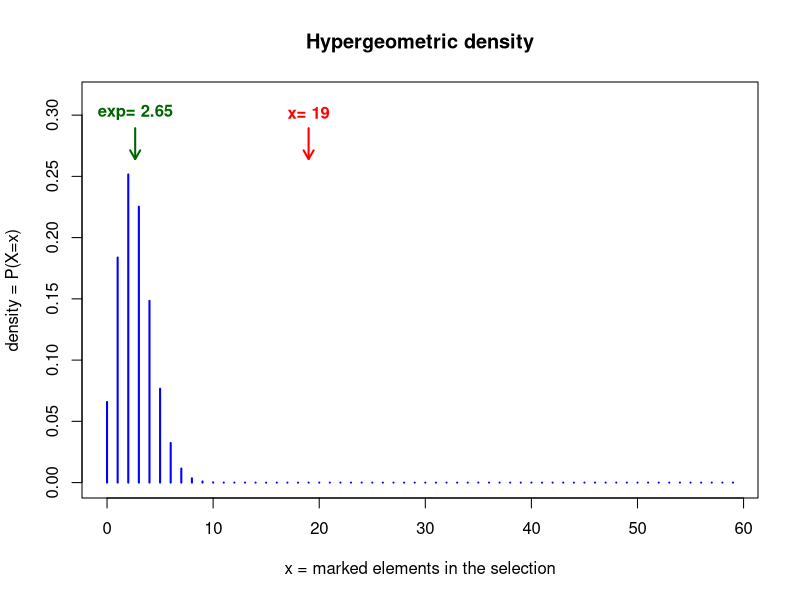
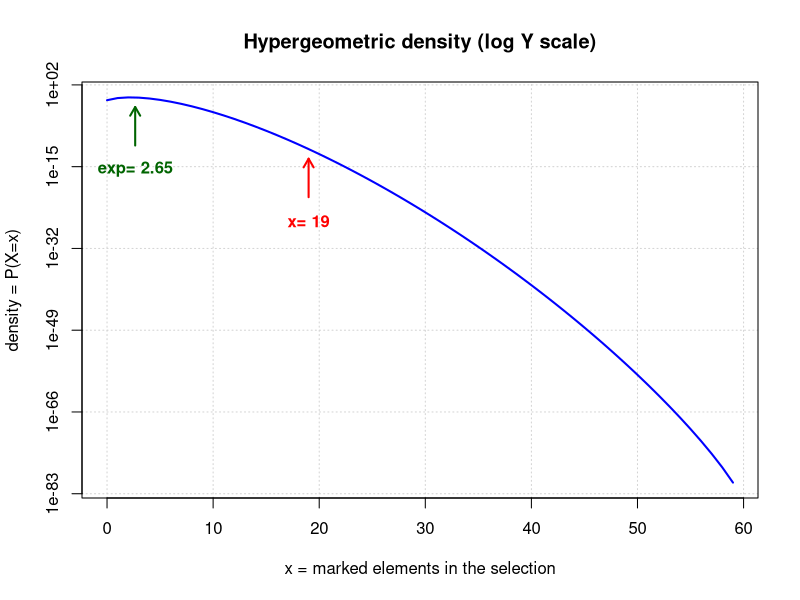
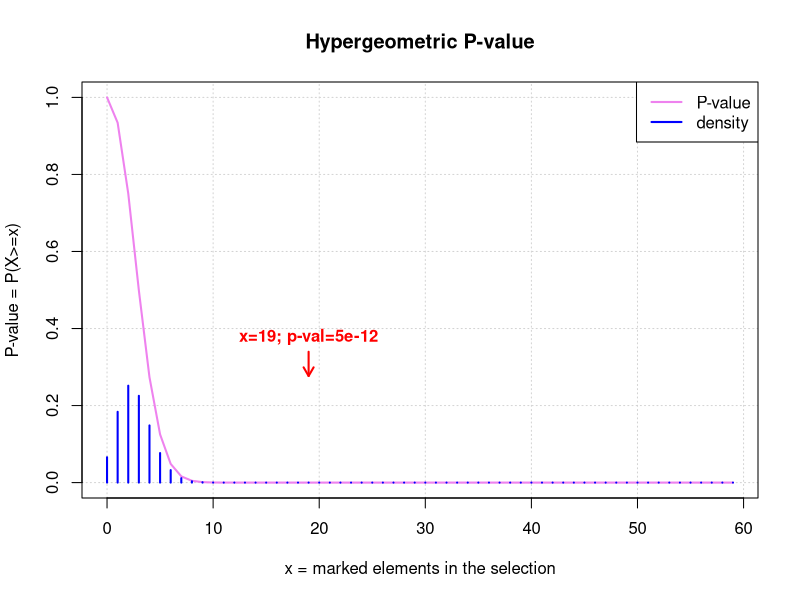
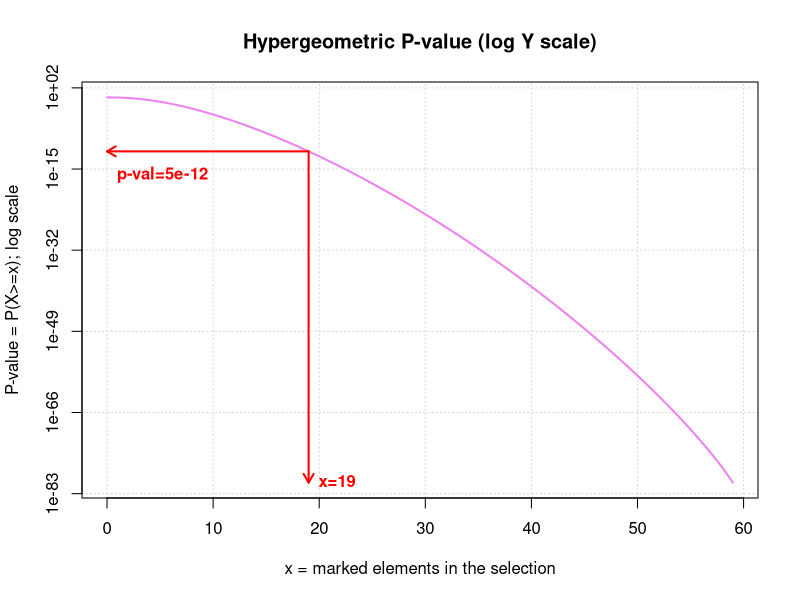

The R source for these figures, in order:

## ------------------------------------------------------------------------
g <- 75 ## Number of submitted genes
k <- 59 ## Size of the selection, i.e. submitted genes with at least one annotation in GO biological processes
m <- 611 ## Number of "marked" elements, i.e. genes associated to this biological process
N <- 13588 ## Total number of genes with some annotation in GOTERM_BP_FAT.  
n <- N - m ## Number of "non-marked" elements, i.e. genes not associated to this biological process
x <- 19 ## Number of "marked" elements in the selection, i.e. genes of the group of interest that are associated to this biological process


## ------------------------------------------------------------------------

## Percent of the gene selection involved in "cell cycle". This
## corresponds to the "%" column returned by DAVID.
(percent.selection <- x / g * 100)

## Percent, among submitted genes with at least one annotation, which
## are involved in "cell cycle".
(percent.selection <- x / k * 100) 

## Percent of the biological process covered by the gene set.
(percent.process <- x / m * 100) 

## Random expectation
(marked.proportion <- m / N)
(exp.x <- k * marked.proportion)

## Fold enrichment, as computed by David
(fold.enrichment <-  (x / k ) / (m / N)) 
    


## ------------------------------------------------------------------------
## Define the range of possible values for x.
## The number of marked elements in the selection can neither be 
## higher than the size of the selection, nor higher than the 
## number of marked elements.
x.range <- 0:min(k,m) 

help(dhyper) ## Always read the documentation of a function before using it. 

## Compute the distribution of density P(X=x)
dens <- dhyper(x=x.range, m=m, n=n, k=k)

## Plot the distributon of hypergeometric densities
plot (x.range, dens, type="h", lwd=2, col="blue", main="Hypergeometric density", xlab="x = marked elements in the selection", ylab="density = P(X=x)", ylim=c(0, max(dens)*1.25))

## Draw an arrow indicating the expected value
arrows(exp.x, max(dens)*1.15, exp.x, max(dens)*1.05, lwd=2, col='darkgreen', angle=30, length=0.1, code=2)
text(exp.x, max(dens)*1.20, labels=paste("exp=", round(exp.x, digits=2)), col="darkgreen", font=2)

## Draw an arrow indicating the observed value
arrows(x, max(dens)*1.15, x, max(dens)*1.05, lwd=2, col='red', angle=30, length=0.1, code=2)
text(x, max(dens)*1.20, labels=paste("x=", x), col="red", font=2)
  


## ------------------------------------------------------------------------

## Plot the p-value distribution with logarithmic axes
plot (x.range, dhyper(x=x.range, m=m, n=n, k=k), type="l", lwd=2, col="blue", main="Hypergeometric density (log Y scale)", xlab="x = marked elements in the selection", ylab="density = P(X=x)", log="y", panel.first=grid())

## Arrow indicating expected value
arrows(exp.x, max(dens)*1e-10, exp.x, max(dens)*1e-2, lwd=2, col='darkgreen', angle=30, length=0.1, code=2)
text(exp.x, max(dens)*1e-15, labels=paste("exp=", round(exp.x, digits=2)), col="darkgreen", font=2)

## Arrow indicating observed value
arrows(x, dens[x+1]*1e-10, x, dens[x+1]*1e-2, lwd=2, col='red', angle=30, length=0.1, code=2)
text(x, dens[x+1]*1e-15, labels=paste("x=", x), col="red", font=2)




## ------------------------------------------------------------------------
print(dhyper(x=k, m=m, n=n, k=k))


## ------------------------------------------------------------------------
p.value <-  phyper(q=x -1, m=m, n=n, k=k, lower.tail=FALSE)


## ------------------------------------------------------------------------
      help(phyper)
    


## ------------------------------------------------------------------------
## Compute the distribution of P-values (for all possible values of x).
p.values <- phyper(q=x.range -1, m=m, n=n, k=k, lower.tail=FALSE)

## Plot the P-value distribution on linear scales
plot(x.range, p.values, type="l", lwd=2, col="violet", main="Hypergeometric P-value", xlab="x = marked elements in the selection", ylab="P-value = P(X>=x)", ylim=c(0, 1), panel.first=grid())

## Arrow indicating observed value
arrows(x, max(dens)*1.35, x, max(dens)*1.1, lwd=2, col='red', angle=30, length=0.1, code=2)
text(x, max(dens)*1.5, labels=paste("x=", x, "; p-val=", signif(digits=1, p.value), sep=""), col="red", font=2)

## We can plot the density below the P-value
lines(x.range, dens, type="h", col="blue", lwd=2)
legend("topright", legend=c("P-value", "density"), lwd=2, col=c("violet", "blue"), bg="white", bty="o")



## ------------------------------------------------------------------------
## Plot the P-value distribution with a logarithmic Y scale

plot(x.range, p.values,  type="l", lwd=2, col="violet", main="Hypergeometric P-value (log Y scale)", xlab="x = marked elements in the selection", ylab="P-value = P(X>=x); log scale", panel.first=grid(), log='y')

## Arrow indicating observed value
arrows(x, p.value, x, min(dens), lwd=2, col='red', angle=30, length=0.1, code=2)
text(x, min(dens), labels=paste("x=", x, sep=""), col="red", font=2, pos=4)

## Arrow indicating the P-value
arrows(x, p.value, 0, p.value, lwd=2, col='red', angle=30, length=0.1, code=2)
text(0, p.value*1e-5, labels=paste("p-val=", signif(digits=2, p.value), sep=""), col="red", font=2, pos=4)




## ------------------------------------------------------------------------

## Prepare a two-dimensional contingency table
contingency.table <- data.frame(matrix(nrow=2, ncol=2))
rownames(contingency.table) <- c("predicted.target", "non.predicted")
colnames(contingency.table) <- c("class.member", "non.member")

## Assign the values one by one to make sure we put them in the right
## place (this is not necessary, we could enter the 4 values in a
## single instruction).
contingency.table["predicted.target", "class.member"] <- x ## Number of marked genes in the selection
contingency.table["predicted.target", "non.member"] <- k - x ## Number of non-marked genes in the selection
contingency.table["non.predicted", "class.member"] <- m - x ## Number of marked genes outside of the selection
contingency.table["non.predicted", "non.member"] <- n - (k - x) ## Number of non-marked genes in the selection


print(contingency.table)


## Print marginal sums
(contingency.row.sum <- apply(contingency.table, 1, sum))
(contingency.col.sum <- apply(contingency.table, 2, sum))

## Create a contingency table with marginal sums
contingency.table.margins <- cbind(contingency.table, contingency.row.sum)
contingency.table.margins <- rbind(contingency.table.margins, apply(contingency.table.margins, 2, sum))
names(contingency.table.margins) <- c(names(contingency.table), "total")
rownames(contingency.table.margins) <- c(rownames(contingency.table), "total")
print(contingency.table.margins)


## Check the total
print(sum(contingency.table)) ## The value shoudl equal N, since every
                              ## possible gene must be assigned to one
                              ## cell of the contingency table.
print(N)

## Run Fisher's exact test
ftest.result <- fisher.test(x=contingency.table, alternative="greater")
print(ftest.result)
attributes(ftest.result) ## Display the list of attribute of the object returned by ftest
print (ftest.result$p.value) ## Print the P-value of the exact test

################################################################
## Compute expected values in the contingency table
exp.contingency.table <- contingency.table ## Quick and dirty way to obtain the same structure as the original contingency table
exp.contingency.table[ ] <- contingency.row.sum %*% t(contingency.col.sum) / N

## Add row and column sums (marginal sums)
exp.contingency.table <- cbind(exp.contingency.table, contingency.row.sum)
exp.contingency.table <- rbind(exp.contingency.table, apply(exp.contingency.table, 2, sum))
names(exp.contingency.table) <- c(names(contingency.table), "total")
rownames(exp.contingency.table) <- c(rownames(contingency.table), "total")
print(exp.contingency.table)
  


